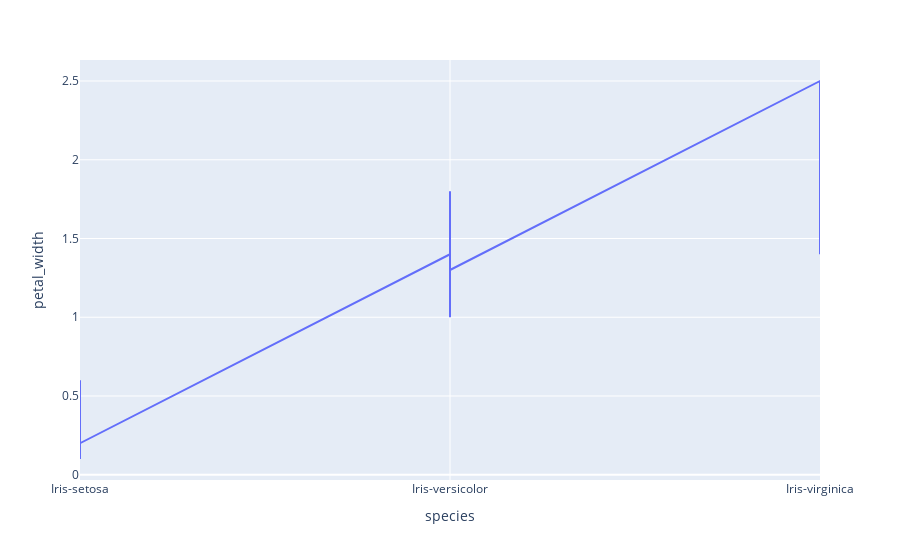

Notebook cell for this chart:
### Code cell
px.line(iris, x='species', y='petal_width')

### Figure 1 — Plotly figure (JSON) as saved in the notebook; plotly's stock layout.template omitted (floating-point values rounded to 4 significant figures; data arrays with more than 128 entries replaced by an {"elided": "..."} marker saying what was removed)
{"data": [{"hovertemplate": "species=%{x}<br>petal_width=%{y}<extra></extra>", "legendgroup": "", "line": {"color": "#636efa", "dash": "solid"}, "marker": {"symbol": "circle"}, "mode": "lines", "name": "", "orientation": "v", "showlegend": false, "x": {"elided": "149 str values"}, "xaxis": "x", "y": {"elided": "149 float values"}, "yaxis": "y", "type": "scatter"}], "layout": {"xaxis": {"anchor": "y", "domain": [0, 1], "title": {"text": "species"}}, "yaxis": {"anchor": "x", "domain": [0, 1], "title": {"text": "petal_width"}}, "legend": {"tracegroupgap": 0}, "margin": {"t": 60}}}
